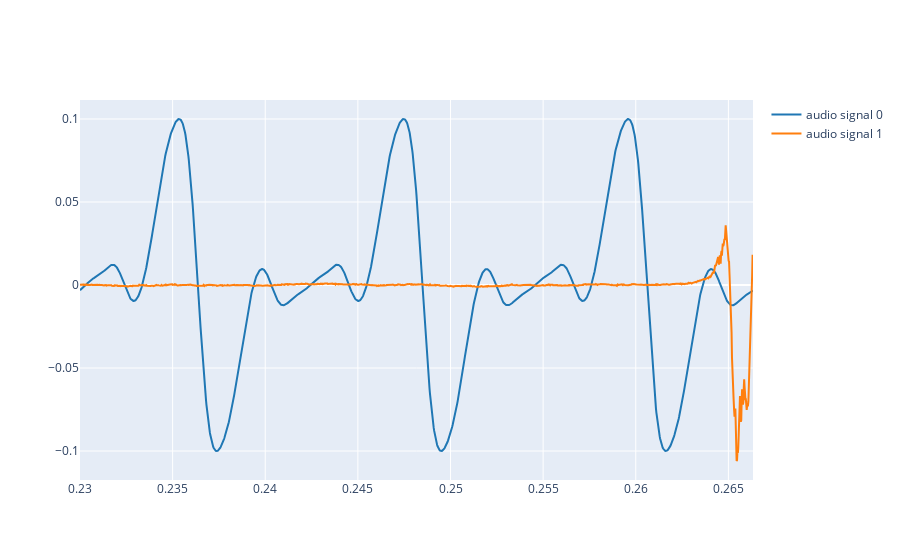

Notebook code cell kept with this figure:
### Markdown cell above
2.1. Use the `synthetize` function to generate a synthesis with the weights ($A_k$) found in 1.3 and the fundamental frequency and phases found in previous labs. Plot both the reference and the synthetize signal. Listen to the synthetize signal.

### Code cell
# Write the code here
f_0 = 82.5
phi = -np.pi/2
t = np.arange(0, 4, 1.0/fs)

y_1 = synthesize(f_0, phi, weights, t)
y_1 = 0.1 * y_1 / np.amax(y_1)
plot_signals([y_1, OurRef], fs, 0.23, 0.23+3/f_0)

### Figure 1 — Plotly figure (JSON) as saved in the notebook; plotly's stock layout.template omitted (floating-point values rounded to 4 significant figures; data arrays with more than 128 entries replaced by an {"elided": "..."} marker saying what was removed)
{"data": [{"line": {"color": "#1f77b4", "shape": "linear"}, "mode": "lines", "name": "audio signal 0", "type": "scatter", "x": {"elided": "1603 float values"}, "y": {"elided": "1603 float values"}}, {"line": {"color": "#ff7f0e", "shape": "linear"}, "mode": "lines", "name": "audio signal 1", "type": "scatter", "x": {"elided": "1603 float values"}, "y": {"elided": "1603 float values"}}], "layout": {}}
